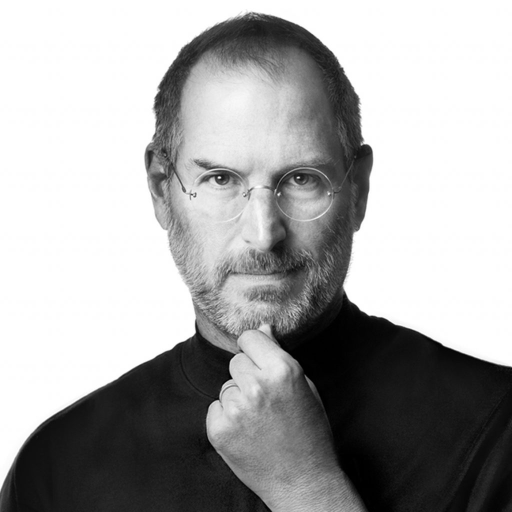
#> input picture Computer Vision/HW1/1_svd/stevejobs.jpeg, 1024 x 1024 px (shown at 1/2 size)
$ jupyter execute svd.ipynb
#> lines starting #> are read from the running program, lines starting #| are printed output that depends on the picture
## SVD Image Compression Demo

### Step 1: Load and Display the Original Image

[cell 1]
import numpy as np
import matplotlib.pyplot as plt
from imageio import imread, imwrite
from ipywidgets import widgets, fixed
from IPython.display import display
from skimage.color import rgb2gray
import os

# Load grayscale Lena image from URL
image = imread('stevejobs.jpeg')
#> image is the input picture: shape (1024, 1024, 3); min 0, max 255, mean 166.7

# Convert RGB image to grayscale if needed
if image.ndim == 3:
    image = rgb2gray(image)  # Returns float image in [0, 1]
#> image: shape (1024, 1024) float64
    image = (image * 255).astype(np.uint8)  # Convert to uint8 if needed

# Show original image
plt.figure(figsize=(5, 5))
#> (this line was passed over: IPython is not available in this run)
plt.imshow(image, cmap='gray')
#> (this line was passed over: IPython is not available in this run)
plt.title('Original Image')
#> (this line was passed over: IPython is not available in this run)
plt.axis('off')
#> (this line was passed over: IPython is not available in this run)
plt.show()

### Step 2: Perform Singular Value Decomposition (SVD)

[cell 2]
# Decompose the image matrix using SVD
U, S, VT = np.linalg.svd(image, full_matrices=False)
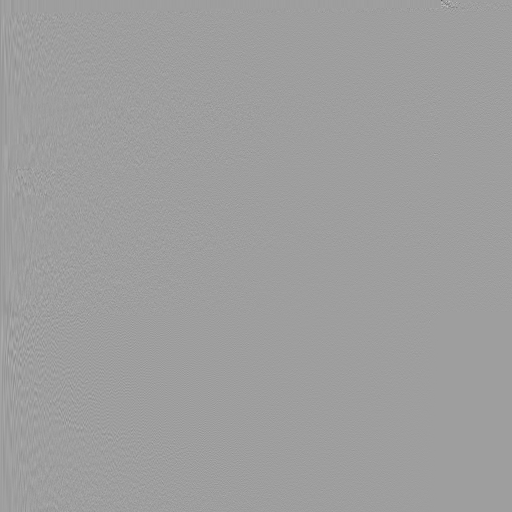
#> U: shape (1024, 1024) float64 (shown at 1/2 size); min -0.774, max 0.473, mean -1.97e-05; drawn with min black and max white
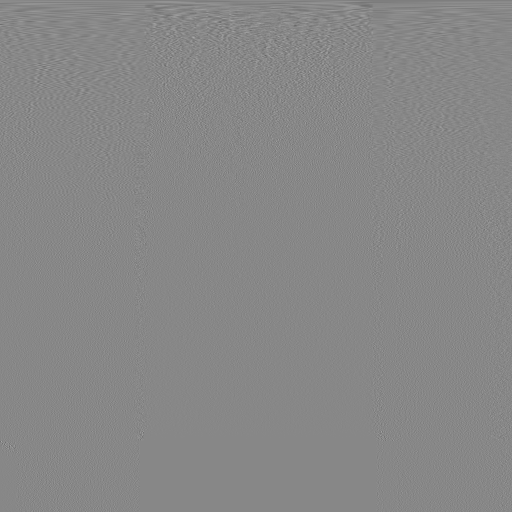
#> VT: shape (1024, 1024) float64 (shown at 1/2 size); min -0.48, max 0.423, mean -3.08e-05; drawn with min black and max white
#> S = 1024 values, max 189452.3 at index 0, min 1.77e-11 at index 884, mean 552.6
print(f"U shape: {U.shape}, S shape: {S.shape}, VT shape: {VT.shape}")
#| U shape: (1024, 1024), S shape: (1024,), VT shape: (1024, 1024)

# Plot singular values on a log scale
plt.figure(figsize=(5, 5))
#> (this line was passed over: IPython is not available in this run)
plt.scatter(np.arange(len(S)), S, s=0.5)
#> (this line was passed over: IPython is not available in this run)
plt.yscale('log')
#> (this line was passed over: IPython is not available in this run)
plt.xlabel('Index')
plt.ylabel('Singular Value (log scale)')
plt.title('Singular Values of the Image')
plt.grid(True)
plt.show()
